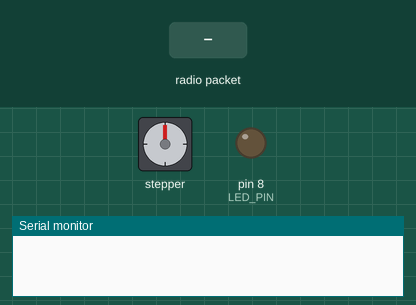
Recording of a sketch running on a simulated Arduino Uno, built with avr-gcc and run on an emulated ATmega328P. Parts: stepper motor, output pins drawn as LEDs (lit = HIGH), the last lines printed to the serial monitor. Inputs (shaded band) come from the test bench. No radio packets arrive unless stated; stepper angles assume 200 steps per turn.

Above: at 1.2 s.
1.3 s: radio packet "5" arrives
At 2.77 s:
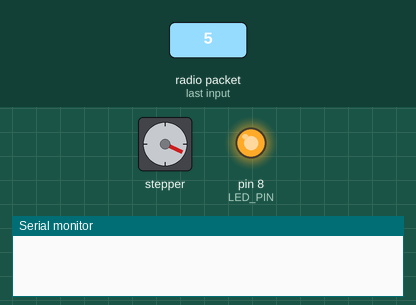
At 4.1 s:
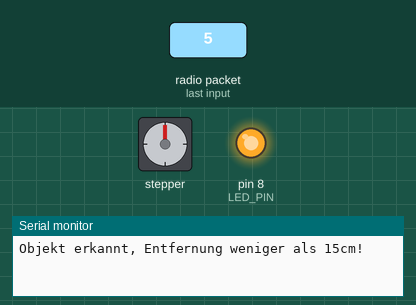
4.3 s: radio packet "90" arrives
At 5.48 s:
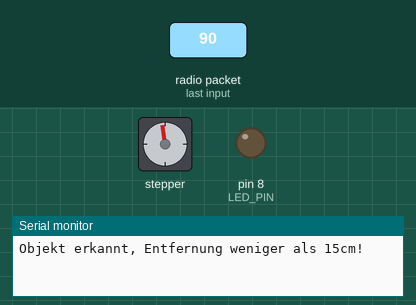
Timing chart, 0 to 7.8 s (numbered marks = the images above; inputs shaded):
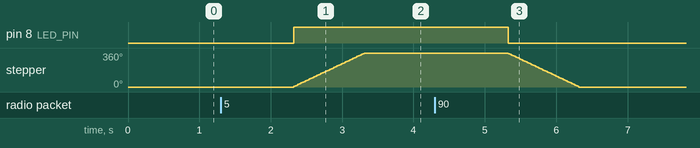

The sketch:

MailMate-Empfaenger_mit_LoRaWAN__.ino
```cpp
#include <Stepper.h>
#include <LoRa.h>

#define STEPS_PER_REV 200
#define LED_PIN 8

Stepper stepper(STEPS_PER_REV, 4, 5, 7, 9);
float lastDistance = 0.0; // Letzte empfangene Distanz
bool motorStatus = false; // Zustand des Motors, standardmäßig in der Ausgangsposition

void setup() {
  pinMode(LED_PIN, OUTPUT);
  Serial.begin(9600);
  stepper.setSpeed(60);

  if (!initLoRa()) {
    Serial.println("LoRa initialisation failed.");
    blinkLED();
  }
}

void loop() {
  int packetSize = LoRa.parsePacket();
  if (packetSize) {
    float distance = LoRa.parseFloat();
    if (distance != lastDistance) {
      handleDistanceChange(distance);
      lastDistance = distance;
    }
  }
  delay(100);
}

bool initLoRa() {
  if (!LoRa.begin(433E6)) {
    return false;
  }
  return true;
}

void handleDistanceChange(float distance) {
  if (distance < 15 && !motorStatus) {
    digitalWrite(LED_PIN, HIGH);
    stepper.step(STEPS_PER_REV);
    motorStatus = true;
    Serial.println("Objekt erkannt, Entfernung weniger als 15cm!");
  } else if(distance >= 15 && motorStatus) {
    digitalWrite(LED_PIN, LOW);
    stepper.step(-STEPS_PER_REV);
    motorStatus = false;
    Serial.println("Kein Objekt innerhalb von 15cm erkannt.");
  }
}

void blinkLED() {
  for (int i = 0; i < 5; i++) {
    digitalWrite(LED_PIN, HIGH);
    delay(200);
    digitalWrite(LED_PIN, LOW);
    delay(200);
  }
}
```

Measured:
- after the input at 1.3 s, pin 8 (LED_PIN): LOW → HIGH after 1.0 s; stepper: turns 360° clockwise in 0.99 s, starting after 1.0 s
- after the input at 4.3 s, pin 8 (LED_PIN): HIGH → LOW after 1.0 s; stepper: turns 360° counter-clockwise in 0.99 s, starting after 1.0 s
